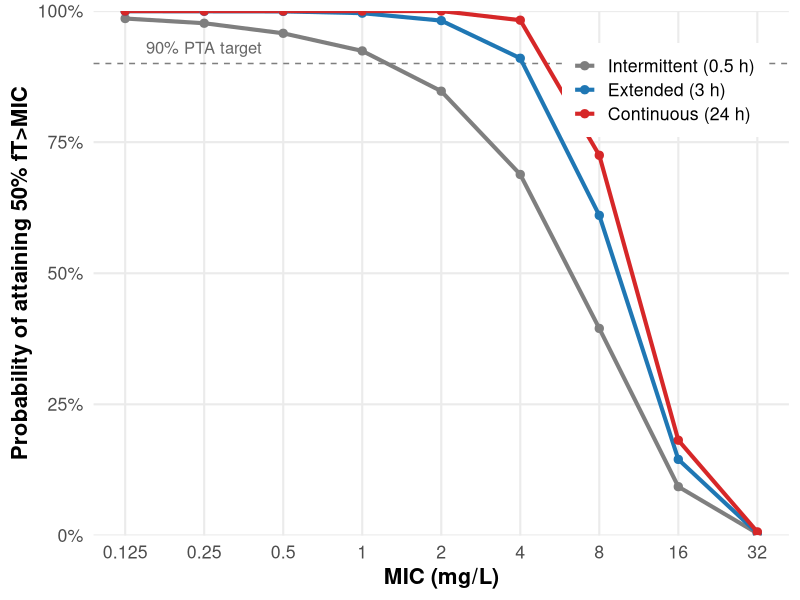

Generate this figure with R:
# =============================================================================
# Monte Carlo PTA: meropenem 1 g q8h intermittent vs extended vs continuous
# Target: 50% fT>MIC (clinical efficacy); 100% fT>4xMIC shown as sensitivity
# Population: ICU adults with altered Vd (sepsis / ARC / fluid resuscitation)
# One-compartment model with log-normal BSV on CL and V
# =============================================================================

suppressPackageStartupMessages({
  library(dplyr)
  library(tidyr)
  library(ggplot2)
  library(scales)
})

set.seed(42)

# ---- Population PK parameters (Roberts et al., Jaruratanasirikul et al.) ----
n_subj   <- 5000
CL_tv    <- 12      # L/h, typical clearance (mixed renal function ICU)
V_tv     <- 25      # L, typical Vd
CV_CL    <- 0.45    # 45% BSV (wider than healthy due to organ dysfunction)
CV_V     <- 0.30    # 30% BSV
ke       <- function(CL, V) CL / V

# Sample BSV
CL_i <- CL_tv * exp(rnorm(n_subj, 0, CV_CL))
V_i  <- V_tv  * exp(rnorm(n_subj, 0, CV_V))

# ---- Regimens (all 1 g q8h equivalent total daily dose, except continuous 3 g/24h) ----
# Intermittent: 1 g over 0.5 h, q8h
# Extended:     1 g over 3.0 h, q8h
# Continuous:   3 g over 24 h (with 1 g loading dose over 0.5 h)

simulate_conc <- function(t, CL, V, dose, tinf, tau, n_doses = 4) {
  # Steady-state one-compartment infusion model
  k <- ke(CL, V)
  R0 <- dose / tinf
  # During infusion of dose n: C = (R0/(CL))*(1 - exp(-k*t_in_inf))*exp(-k*time_since_inf_end_in_prev_doses)
  # Simpler: compute superposition over n_doses to reach SS
  C <- numeric(length(t))
  for (n in 0:(n_doses - 1)) {
    t_start <- n * tau
    t_inf_end <- t_start + tinf
    # During infusion
    in_inf <- t >= t_start & t <= t_inf_end
    C[in_inf] <- C[in_inf] + (R0 / CL) * (1 - exp(-k * (t[in_inf] - t_start)))
    # After infusion
    post_inf <- t > t_inf_end
    Cend <- (R0 / CL) * (1 - exp(-k * tinf))
    C[post_inf] <- C[post_inf] + Cend * exp(-k * (t[post_inf] - t_inf_end))
  }
  C
}

simulate_continuous <- function(t, CL, V, load_dose, load_tinf, cont_rate) {
  # Loading dose (over load_tinf), then continuous infusion at cont_rate (mg/h)
  k <- ke(CL, V)
  C <- numeric(length(t))
  # Loading
  R0 <- load_dose / load_tinf
  in_load <- t <= load_tinf
  C[in_load] <- (R0 / CL) * (1 - exp(-k * t[in_load]))
  Cend_load <- (R0 / CL) * (1 - exp(-k * load_tinf))
  # After loading: superposition of decay + continuous infusion rising to Css
  post_load <- t > load_tinf
  tt <- t[post_load] - load_tinf
  Css <- cont_rate / CL
  C[post_load] <- Cend_load * exp(-k * tt) + Css * (1 - exp(-k * tt))
  C
}

# ---- Time-above-MIC computation in a 24-h window at SS ----
mic_grid <- c(0.125, 0.25, 0.5, 1, 2, 4, 8, 16, 32)
t_grid   <- seq(0, 24, by = 0.05)  # 0.05 h resolution

fT_above_MIC <- function(C, mic, t) {
  # Fraction of time C > mic over the window
  mean(C > mic)
}

compute_pta <- function(regimen) {
  pta <- sapply(mic_grid, function(mic) {
    above <- vapply(seq_len(n_subj), function(i) {
      if (regimen == "intermittent") {
        C <- simulate_conc(t_grid, CL_i[i], V_i[i],
                           dose = 1000, tinf = 0.5, tau = 8, n_doses = 4)
      } else if (regimen == "extended") {
        C <- simulate_conc(t_grid, CL_i[i], V_i[i],
                           dose = 1000, tinf = 3.0, tau = 8, n_doses = 4)
      } else {
        C <- simulate_continuous(t_grid, CL_i[i], V_i[i],
                                 load_dose = 1000, load_tinf = 0.5,
                                 cont_rate = 3000 / 24)
      }
      # Use last 8 h for IV bolus/extended (SS dosing interval),
      # last 12 h for continuous to capture Css
      t_eval <- if (regimen == "continuous") t_grid >= 12 else t_grid >= 16
      fT_above_MIC(C[t_eval], mic, t_grid[t_eval])
    }, numeric(1))
    mean(above >= 0.5)   # 50% fT>MIC clinical target
  })
  tibble(MIC = mic_grid, PTA = pta, Regimen = regimen)
}

results <- bind_rows(
  compute_pta("intermittent"),
  compute_pta("extended"),
  compute_pta("continuous")
) |>
  mutate(Regimen = factor(Regimen,
                          levels = c("intermittent", "extended", "continuous"),
                          labels = c("Intermittent (0.5 h)",
                                     "Extended (3 h)",
                                     "Continuous (24 h)")))

# ---- Plot in assertion-evidence style ----
p <- ggplot(results, aes(x = MIC, y = PTA, color = Regimen, group = Regimen)) +
  geom_hline(yintercept = 0.9, linetype = "dashed", color = "grey50") +
  annotate("text", x = 0.15, y = 0.93, label = "90% PTA target",
           hjust = 0, color = "grey40", size = 4.2) +
  geom_line(linewidth = 1.4) +
  geom_point(size = 2.5) +
  scale_x_log10(breaks = mic_grid,
                labels = c("0.125","0.25","0.5","1","2","4","8","16","32")) +
  scale_y_continuous(labels = percent_format(accuracy = 1),
                     limits = c(0, 1), expand = c(0,0)) +
  scale_color_manual(values = c("#7f7f7f", "#1f77b4", "#d62728")) +
  labs(x = "MIC (mg/L)",
       y = "Probability of attaining 50% fT>MIC",
       color = NULL) +
  theme_minimal(base_size = 16, base_family = "sans") +
  theme(
    legend.position = c(0.82, 0.85),
    legend.background = element_rect(fill = "white", color = NA),
    panel.grid.minor = element_blank(),
    axis.title = element_text(face = "bold")
  )

ggsave("figures/pta_meropenem.png", p, width = 10, height = 5.5, dpi = 200, bg = "white")
message("Saved figures/pta_meropenem.png")
